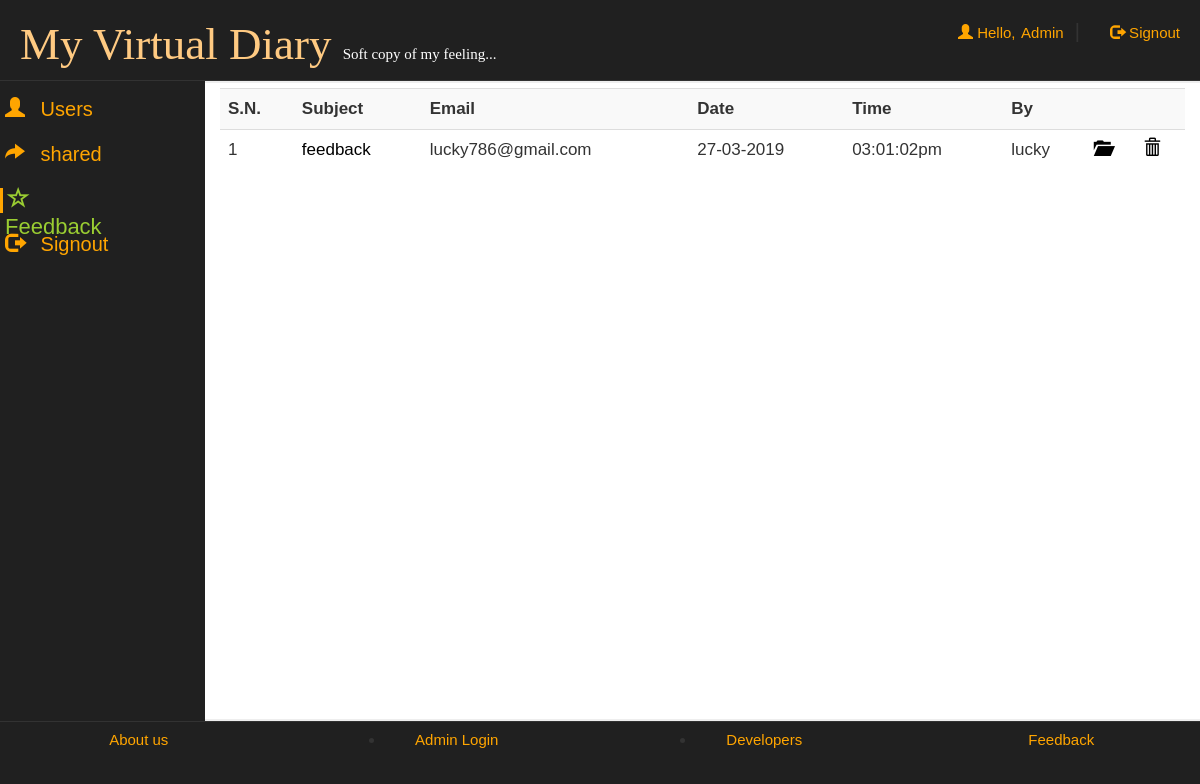
/adminpanel.php?q=3 (signed in), run on the app's committed database.
### tables this page shows
CREATE TABLE IF NOT EXISTS `feedback` (
  `id` text NOT NULL,
  `name` varchar(50) NOT NULL,
  `email` varchar(50) NOT NULL,
  `subject` varchar(500) NOT NULL,
  `feedback` varchar(500) NOT NULL,
  `date` date NOT NULL,
  `time` varchar(50) NOT NULL
);

### adminpanel.php (the view, shortened to what this page needs)
<!DOCTYPE html>
<html lang="en">
<head>
 <link  rel="stylesheet" href="css/bootstrap.min.css"/>
 <link  rel="stylesheet" href="css/bootstrap-theme.min.css"/>
 <link rel="stylesheet" href="css/main.css">
 <link  rel="stylesheet" href="css/font.css">
 <link  rel="stylesheet" href="css/jquery.mCustomScrollbar.css">
</head>
<body>
<div class="row logo">
<div class="col-md-6">
<h1><span style="color:#FFCA82">My Virtual&nbsp;Diary</span>&nbsp;<span style="font-size:15px; color:#fff;">Soft copy of my feeling...</span></h1>
</div>
<div class="col-md-4">
 <?php
 include_once 'dbConnection.php';
  if($_SESSION['key']!="sunny7785068889"){
header("location:index.php");
}
else
{
$name = $_SESSION['name'];
echo '<span class="pull-right top" ><span class="log1"><span class="glyphicon glyphicon-user" aria-hidden="true"></span>&nbsp;Hello,</span> <a href="adminpanel.php?q=1" class="log log1">'.$name.'</a>&nbsp;&nbsp;|<a href="logout.php?q=adminpanel.php" class="log"><span class="glyphicon glyphicon-log-out" aria-hidden="true"></span>&nbsp;Signout</button></a></span>';
}?>
</div></div>
<div class="row">
<div class="menu col-md-2">
<ul>
<li>
<div class="camenu <?php if(@$_GET['q']==1) echo 'active';?>">
<a href="adminpanel.php?q=1"><span class="glyphicon glyphicon-user caf" aria-hidden="true"></span>
<span class="cas">Users</span></a>
</div>
</li>
<li>
<div class="camenu <?php if((@$_GET['q']==2) ) echo 'active';?>">
<a href="adminpanel.php?q=2"><span class="glyphicon glyphicon-share-alt caf" aria-hidden="true"></span>
<span class="cas">shared</span></a>
</div>
</li>
<li>
<div class="camenu <?php if(@$_GET['q']==3) echo 'active';?>">
<a href="adminpanel.php?q=3"><span class="glyphicon glyphicon-star-empty caf" aria-hidden="true"></span>
<span class="cas">Feedback</span></a>
</div>
</li>
<li>
<div class="camenu">
<a href="logout.php?q=adminpanel.php"><span class="glyphicon glyphicon-log-out caf" aria-hidden="true"></span>
<span class="cas">Signout</span></a>
</div>
</li>
</ul>
</div>
<div class="col-md-10">
<div class="bich">
<?php if(@$_GET['q']==3) {
$result = mysqli_query($con,"SELECT * FROM `feedback` ORDER BY `feedback`.`date` DESC") or die('Error');
echo  '<div class="mCustomScrollbar area" data-mcs-theme="dark" style="margin-left:10px;margin-right:10px; max-height:480px; line-height:35px;padding:5px;"><table class="table table-striped">
<tr><td><b>S.N.</b></td><td><b>Subject</b></td><td><b>Email</b></td><td><b>Date</b></td><td><b>Time</b></td><td><b>By</b></td><td></td><td></td></tr>';
$c=1;
while($row = mysqli_fetch_array($result)) {
	$date = $row['date'];
	$date= date("d-m-Y",strtotime($date));
	$time = $row['time'];
	$subject = $row['subject'];
	$name = $row['name'];
	$email = $row['email'];
	$id = $row['id'];
	 echo '<tr><td>'.$c++.'</td>';
	echo '<td><a title="Click to open article" href="adminpanel.php?fid='.$id.'">'.$subject.'</a></td><td>'.$email.'</td><td>'.$date.'</td><td>'.$time.'</td><td>'.$name.'</td>
	<td><a title="Open Feedback" href="adminpanel.php?fid='.$id.'"><b><span class="glyphicon glyphicon-folder-open" aria-hidden="true"></span></b></a></td>';
	echo '<td><a title="Delete Feedback" href="update.php?fdid='.$id.'"><b><span class="glyphicon glyphicon-trash" aria-hidden="true"></span></b></a></td>
	</tr>';
}
echo '</table></div>';
}
?>
</div>
</div>
</div>
<div class="row footer">
<div class="col-md-3 box">
<a href="aboutus.php" target="_blank" >About us</a>
</div>
<div class="col-md-3 box">
<li data-toggle="modal" data-target="#login"><a href="#">Admin Login</a></li></div>
<div class="col-md-3 box">
<li data-toggle="modal" data-target="#developers"><a href="#">Developers</a></li>
</div>
<div class="col-md-3 box">
<a href="feedback.php" target="_blank">Feedback</a></div></div>
</body>
</html>

### css/main.css (style rules this page uses)
body { overflow-x:hidden; font:20px 'Ubuntu', sans-serif; background:#202020; background-attachment: fixed; }
.logo { border-bottom:1px solid; border-color:#323232; }
.logo h1 { margin-left:20px; font-size:45px; font-family:'Segoe Script'; }
.log { margin:20px; margin-left:30px; color:orange; text-decoration:none; font-size:20px; font-size:15px; }
.log1 { font: 15px 'Ubuntu', sans-serif; color:orange; margin:0px; }
.top { margin-top:20px; }
.footer { font-size:15px; text-align:center; border-top:1px solid; border-color:#323232; }
.footer a { margin:25px; color:orange; }
.bich { min-height:80vh; border-top:2px solid; border-bottom:2px solid; border-color:#eee; background:#fff; font: 17px "Century Gothic", "Times Roman", sans-serif; }
.menu { background-color:#202020; }
.menu ul { list-style:none; }
.camenu { height:30px; font-family: 'Ubuntu', sans-serif; margin-bottom:10px; margin-top:10px; margin-left:-10px; }
.camenu a { color:orange; font-size:20px; }
.menu li { height:35px; width:100%; margin-left:-30px; }
.menu li a { text-decoration:none; }
.active a { text-decoration:none; color:#9acd32; font-size:22px; border-left:3px solid; border-color:orange; }
.caf { margin:5px; }
.cas { margin:5px; }
.box { padding:9px; }
.area { margin-left:0px; }
.area a { text-decoration:none; color:#000000; }

### data on the page
feedback: subject "feedback", email "lucky786@gmail.com", date "27-03-2019", time "03:01:02pm", name "lucky"

### other printed values
$name "Admin"
